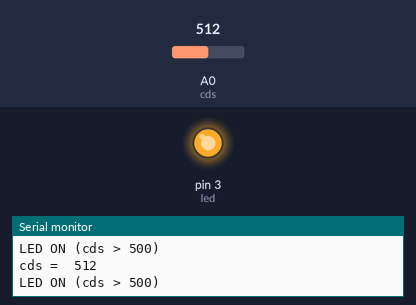
This sketch was run on a simulated Arduino Uno, built with avr-gcc and run on an emulated ATmega328P. Shown: output pins drawn as LEDs (lit = HIGH), the last lines printed to the serial monitor. The inputs (shaded band) are chosen by the test bench; at power-on: A0 (cds) = 512.

Above: at 1.2 s.
1.3 s: A0 (cds) set to 485
At 2.5 s:
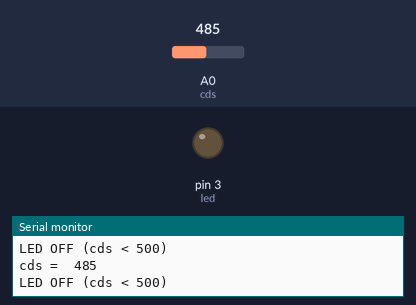
2.9 s: A0 (cds) set to 510
At 3.8 s:
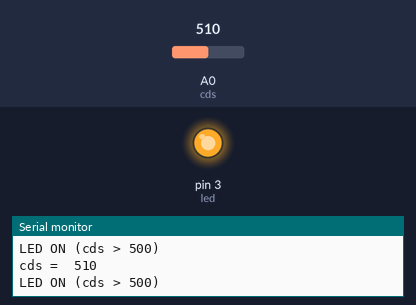
4.5 s: A0 (cds) set to 490
At 5.2 s:
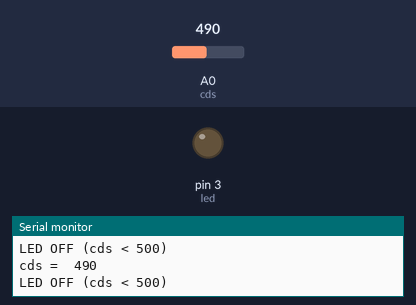
Timing chart, 0 to 7.5 s (numbered marks = the images above; inputs shaded):
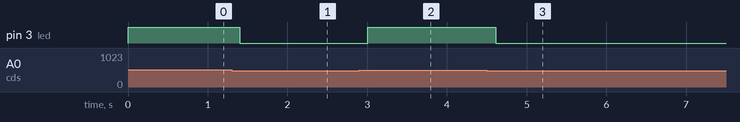

The sketch:

lightSensor.ino
```cpp
/*
  제목    : 조도센서로 어두워지면 LED 켜기
  내용   : 조도센서를 손으로 가려 어둡게 만들면 LED가 켜지도록 해봅시다.
*/

// 조도센서를 A0핀으로 선언하고 led핀을 3번핀으로 선언합니다.
int cds = A0;
int led = 3;

// 실행시 가장 먼저 호출되는 함수이며, 최초 1회만 실행됩니다.
// 변수를 선언하거나 초기화를 위한 코드를 포함합니다.
void setup() {
  Serial.begin(9600);          // 조도센서의 동작 상태를 확인하기 위하여 시리얼 통신을 설정합니다. (전송속도 9600bps)
  pinMode(led, OUTPUT);   // LED 핀을 OUTPUT으로 설정합니다.
}

// setup() 함수가 호출된 이후, loop() 함수가 호출되며,
// 블록 안의 코드를 무한히 반복 실행됩니다.
void loop() {
  // 조도센서로 부터 측정된 밝기 값을 읽어 cdsValue라는 변수에 저장합니다.
  int cdsValue = analogRead(cds);

  // 측정된 밝기 값를 시리얼 모니터에 출력합니다.
  Serial.print("cds =  ");
  Serial.println(cdsValue);

  // 조도센서로 부터 측정된 밝기 값이 500보다 크다면, 아래의 블록을 실행합니다.
  // 기준 밝기값은 주변 환경에 따라 바꿔주세요.
  if (cdsValue > 500) {
    digitalWrite(led, HIGH);
    Serial.println("LED ON (cds > 500)");
  }

  // 조도센서로 부터 측정된 밝기 값이 500보다 작다면, 아래의 블록을 실행합니다.
  else {
    digitalWrite(led, LOW);
    Serial.println("LED OFF (cds < 500)");
  }
  delay(200);
}
```

Measured:
- the behaviour switches between 501 and 500 on A0 (cds) (found by bisection; images 0 and 1)
- after the input at 1.3 s, pin 3 (led): HIGH → LOW after 0.10 s
- after the input at 2.9 s, pin 3 (led): LOW → HIGH after 0.11 s
- after the input at 4.5 s, pin 3 (led): HIGH → LOW after 0.11 s
